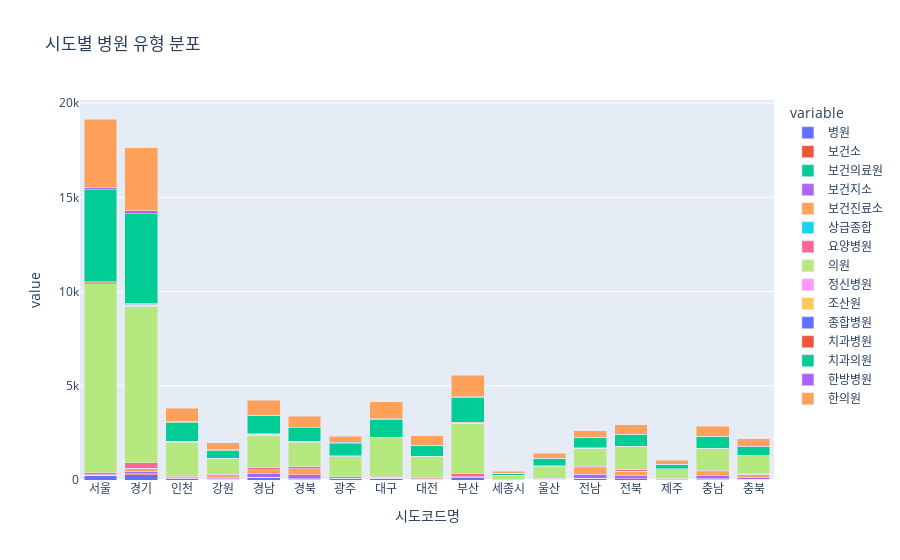

Notebook cell for this chart:
### Code cell
# 그래프 생성
fig = px.bar(hospital_distribution_by_region, 
             x='시도코드명', 
             y=hospital_distribution_by_region.columns[1:],
             title='시도별 병원 유형 분포',
             barmode='stack')

fig.show()

### Figure 1 — Plotly figure (JSON) as saved in the notebook; plotly's stock layout.template omitted (floating-point values rounded to 4 significant figures)
{"data": [{"alignmentgroup": "True", "hovertemplate": "variable=병원<br>시도코드명=%{x}<br>value=%{y}<extra></extra>", "legendgroup": "병원", "marker": {"color": "#636efa", "pattern": {"shape": ""}}, "name": "병원", "offsetgroup": "병원", "orientation": "v", "showlegend": true, "textposition": "auto", "type": "bar", "x": ["서울", "경기", "인천", "강원", "경남", "경북", "광주", "대구", "대전", "부산", "세종시", "울산", "전남", "전북", "제주", "충남", "충북"], "xaxis": "x", "y": [225, 288, 59, 36, 128, 52, 83, 90, 48, 145, 3, 32, 73, 57, 8, 47, 37], "yaxis": "y"}, {"alignmentgroup": "True", "hovertemplate": "variable=보건소<br>시도코드명=%{x}<br>value=%{y}<extra></extra>", "legendgroup": "보건소", "marker": {"color": "#EF553B", "pattern": {"shape": ""}}, "name": "보건소", "offsetgroup": "보건소", "orientation": "v", "showlegend": true, "textposition": "auto", "type": "bar", "x": ["서울", "경기", "인천", "강원", "경남", "경북", "광주", "대구", "대전", "부산", "세종시", "울산", "전남", "전북", "제주", "충남", "충북"], "xaxis": "x", "y": [25, 48, 10, 16, 20, 22, 5, 9, 5, 16, 1, 5, 19, 11, 6, 14, 13], "yaxis": "y"}, {"alignmentgroup": "True", "hovertemplate": "variable=보건의료원<br>시도코드명=%{x}<br>value=%{y}<extra></extra>", "legendgroup": "보건의료원", "marker": {"color": "#00cc96", "pattern": {"shape": ""}}, "name": "보건의료원", "offsetgroup": "보건의료원", "orientation": "v", "showlegend": true, "textposition": "auto", "type": "bar", "x": ["서울", "경기", "인천", "강원", "경남", "경북", "광주", "대구", "대전", "부산", "세종시", "울산", "전남", "전북", "제주", "충남", "충북"], "xaxis": "x", "y": [0, 1, 0, 2, 1, 2, 0, 0, 0, 0, 0, 0, 3, 4, 0, 2, 1], "yaxis": "y"}, {"alignmentgroup": "True", "hovertemplate": "variable=보건지소<br>시도코드명=%{x}<br>value=%{y}<extra></extra>", "legendgroup": "보건지소", "marker": {"color": "#ab63fa", "pattern": {"shape": ""}}, "name": "보건지소", "offsetgroup": "보건지소", "orientation": "v", "showlegend": true, "textposition": "auto", "type": "bar", "x": ["서울", "경기", "인천", "강원", "경남", "경북", "광주", "대구", "대전", "부산", "세종시", "울산", "전남", "전북", "제주", "충남", "충북"], "xaxis": "x", "y": [10, 118, 27, 97, 173, 216, 2, 15, 6, 11, 10, 8, 216, 148, 11, 150, 94], "yaxis": "y"}, {"alignmentgroup": "True", "hovertemplate": "variable=보건진료소<br>시도코드명=%{x}<br>value=%{y}<extra></extra>", "legendgroup": "보건진료소", "marker": {"color": "#FFA15A", "pattern": {"shape": ""}}, "name": "보건진료소", "offsetgroup": "보건진료소", "orientation": "v", "showlegend": true, "textposition": "auto", "type": "bar", "x": ["서울", "경기", "인천", "강원", "경남", "경북", "광주", "대구", "대전", "부산", "세종시", "울산", "전남", "전북", "제주", "충남", "충북"], "xaxis": "x", "y": [0, 155, 25, 129, 220, 298, 10, 18, 7, 5, 7, 11, 327, 240, 48, 236, 159], "yaxis": "y"}, {"alignmentgroup": "True", "hovertemplate": "variable=상급종합<br>시도코드명=%{x}<br>value=%{y}<extra></extra>", "legendgroup": "상급종합", "marker": {"color": "#19d3f3", "pattern": {"shape": ""}}, "name": "상급종합", "offsetgroup": "상급종합", "orientation": "v", "showlegend": true, "textposition": "auto", "type": "bar", "x": ["서울", "경기", "인천", "강원", "경남", "경북", "광주", "대구", "대전", "부산", "세종시", "울산", "전남", "전북", "제주", "충남", "충북"], "xaxis": "x", "y": [14, 6, 3, 2, 3, 0, 2, 5, 2, 4, 0, 1, 1, 2, 0, 1, 1], "yaxis": "y"}, {"alignmentgroup": "True", "hovertemplate": "variable=요양병원<br>시도코드명=%{x}<br>value=%{y}<extra></extra>", "legendgroup": "요양병원", "marker": {"color": "#FF6692", "pattern": {"shape": ""}}, "name": "요양병원", "offsetgroup": "요양병원", "orientation": "v", "showlegend": true, "textposition": "auto", "type": "bar", "x": ["서울", "경기", "인천", "강원", "경남", "경북", "광주", "대구", "대전", "부산", "세종시", "울산", "전남", "전북", "제주", "충남", "충북"], "xaxis": "x", "y": [109, 293, 63, 32, 114, 104, 60, 73, 45, 161, 4, 37, 79, 75, 11, 66, 36], "yaxis": "y"}, {"alignmentgroup": "True", "hovertemplate": "variable=의원<br>시도코드명=%{x}<br>value=%{y}<extra></extra>", "legendgroup": "의원", "marker": {"color": "#B6E880", "pattern": {"shape": ""}}, "name": "의원", "offsetgroup": "의원", "orientation": "v", "showlegend": true, "textposition": "auto", "type": "bar", "x": ["서울", "경기", "인천", "강원", "경남", "경북", "광주", "대구", "대전", "부산", "세종시", "울산", "전남", "전북", "제주", "충남", "충북"], "xaxis": "x", "y": [10020, 8301, 1823, 813, 1727, 1309, 1068, 2028, 1135, 2640, 231, 645, 963, 1227, 503, 1136, 933], "yaxis": "y"}, {"alignmentgroup": "True", "hovertemplate": "variable=정신병원<br>시도코드명=%{x}<br>value=%{y}<extra></extra>", "legendgroup": "정신병원", "marker": {"color": "#FF97FF", "pattern": {"shape": ""}}, "name": "정신병원", "offsetgroup": "정신병원", "orientation": "v", "showlegend": true, "textposition": "auto", "type": "bar", "x": ["서울", "경기", "인천", "강원", "경남", "경북", "광주", "대구", "대전", "부산", "세종시", "울산", "전남", "전북", "제주", "충남", "충북"], "xaxis": "x", "y": [12, 53, 17, 9, 30, 26, 9, 16, 7, 23, 1, 6, 11, 11, 2, 17, 12], "yaxis": "y"}, {"alignmentgroup": "True", "hovertemplate": "variable=조산원<br>시도코드명=%{x}<br>value=%{y}<extra></extra>", "legendgroup": "조산원", "marker": {"color": "#FECB52", "pattern": {"shape": ""}}, "name": "조산원", "offsetgroup": "조산원", "orientation": "v", "showlegend": true, "textposition": "auto", "type": "bar", "x": ["서울", "경기", "인천", "강원", "경남", "경북", "광주", "대구", "대전", "부산", "세종시", "울산", "전남", "전북", "제주", "충남", "충북"], "xaxis": "x", "y": [3, 5, 1, 0, 1, 1, 0, 0, 1, 1, 0, 0, 0, 0, 1, 0, 1], "yaxis": "y"}, {"alignmentgroup": "True", "hovertemplate": "variable=종합병원<br>시도코드명=%{x}<br>value=%{y}<extra></extra>", "legendgroup": "종합병원", "marker": {"color": "#636efa", "pattern": {"shape": ""}}, "name": "종합병원", "offsetgroup": "종합병원", "orientation": "v", "showlegend": true, "textposition": "auto", "type": "bar", "x": ["서울", "경기", "인천", "강원", "경남", "경북", "광주", "대구", "대전", "부산", "세종시", "울산", "전남", "전북", "제주", "충남", "충북"], "xaxis": "x", "y": [44, 66, 18, 14, 23, 21, 23, 14, 8, 25, 2, 8, 25, 11, 6, 12, 12], "yaxis": "y"}, {"alignmentgroup": "True", "hovertemplate": "variable=치과병원<br>시도코드명=%{x}<br>value=%{y}<extra></extra>", "legendgroup": "치과병원", "marker": {"color": "#EF553B", "pattern": {"shape": ""}}, "name": "치과병원", "offsetgroup": "치과병원", "orientation": "v", "showlegend": true, "textposition": "auto", "type": "bar", "x": ["서울", "경기", "인천", "강원", "경남", "경북", "광주", "대구", "대전", "부산", "세종시", "울산", "전남", "전북", "제주", "충남", "충북"], "xaxis": "x", "y": [57, 44, 13, 4, 22, 11, 14, 13, 7, 25, 1, 4, 7, 3, 1, 12, 4], "yaxis": "y"}, {"alignmentgroup": "True", "hovertemplate": "variable=치과의원<br>시도코드명=%{x}<br>value=%{y}<extra></extra>", "legendgroup": "치과의원", "marker": {"color": "#00cc96", "pattern": {"shape": ""}}, "name": "치과의원", "offsetgroup": "치과의원", "orientation": "v", "showlegend": true, "textposition": "auto", "type": "bar", "x": ["서울", "경기", "인천", "강원", "경남", "경북", "광주", "대구", "대전", "부산", "세종시", "울산", "전남", "전북", "제주", "충남", "충북"], "xaxis": "x", "y": [4897, 4752, 1004, 437, 954, 698, 645, 945, 558, 1338, 99, 386, 514, 611, 247, 618, 475], "yaxis": "y"}, {"alignmentgroup": "True", "hovertemplate": "variable=한방병원<br>시도코드명=%{x}<br>value=%{y}<extra></extra>", "legendgroup": "한방병원", "marker": {"color": "#ab63fa", "pattern": {"shape": ""}}, "name": "한방병원", "offsetgroup": "한방병원", "orientation": "v", "showlegend": true, "textposition": "auto", "type": "bar", "x": ["서울", "경기", "인천", "강원", "경남", "경북", "광주", "대구", "대전", "부산", "세종시", "울산", "전남", "전북", "제주", "충남", "충북"], "xaxis": "x", "y": [89, 149, 48, 6, 27, 9, 88, 19, 15, 27, 3, 7, 29, 35, 1, 17, 12], "yaxis": "y"}, {"alignmentgroup": "True", "hovertemplate": "variable=한의원<br>시도코드명=%{x}<br>value=%{y}<extra></extra>", "legendgroup": "한의원", "marker": {"color": "#FFA15A", "pattern": {"shape": ""}}, "name": "한의원", "offsetgroup": "한의원", "orientation": "v", "showlegend": true, "textposition": "auto", "type": "bar", "x": ["서울", "경기", "인천", "강원", "경남", "경북", "광주", "대구", "대전", "부산", "세종시", "울산", "전남", "전북", "제주", "충남", "충북"], "xaxis": "x", "y": [3653, 3352, 688, 378, 785, 627, 319, 906, 501, 1150, 101, 276, 355, 507, 196, 523, 409], "yaxis": "y"}], "layout": {"barmode": "stack", "legend": {"title": {"text": "variable"}, "tracegroupgap": 0}, "title": {"text": "시도별 병원 유형 분포"}, "xaxis": {"anchor": "y", "domain": [0, 1], "title": {"text": "시도코드명"}}, "yaxis": {"anchor": "x", "domain": [0, 1], "title": {"text": "value"}}}}
